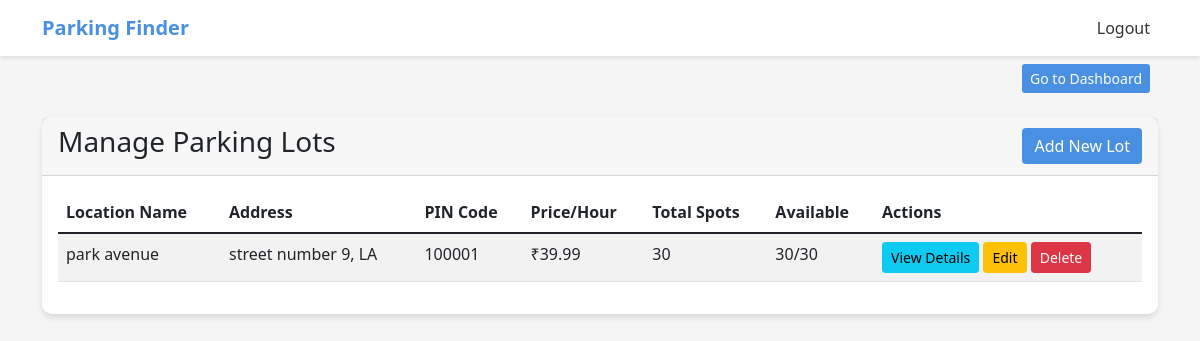
The app's page /admin/lots (signed in) with its own data.
### app/models.py (models this page shows, shortened)
class ParkingLot(db.Model):
    __tablename__ = 'parking_lots'
    id = db.Column(db.Integer, primary_key=True)
    prime_location_name = db.Column(db.String(100), nullable=False)
    address = db.Column(db.String(200), nullable=False)
    pin_code = db.Column(db.String(6), nullable=False)
    price_per_hour = db.Column(db.Float, nullable=False)
    max_spots = db.Column(db.Integer, nullable=False)
    spots = db.relationship('ParkingSpot', backref='lot', lazy=True, cascade="all, delete-orphan")
    @property
    def available_spots(self):
        return len([spot for spot in self.spots if spot.status == 'A'])

class ParkingSpot(db.Model):
    __tablename__ = 'parking_spots'
    id = db.Column(db.Integer, primary_key=True)
    lot_id = db.Column(db.Integer, db.ForeignKey('parking_lots.id'), nullable=False)
    status = db.Column(db.String(1), default='A')  # A - Available, O - Occupied
    reservation = db.relationship('Reservation', backref='spot', uselist=False)

### app/routes.py (the view)
@admin.route('/lots')
@admin_required
def manage_lots():
    lots = ParkingLot.query.all()
    return render_template('admin/lots.html', lots=lots)

### app/__init__.py (called while the page is built)
@login_manager.user_loader
def load_user(user_id):
    from .models import User
    return User.query.get(int(user_id))

### app/templates/admin/lots.html
{% extends 'base.html' %}
{% block content %}
<div class="container mt-4">
    <div class="card">
        <div class="card-header d-flex justify-content-between align-items-center">
            <h3>Manage Parking Lots</h3>
            <a href="{{ url_for('admin.create_lot') }}" class="btn btn-primary">Add New Lot</a>
        </div>
        <div class="card-body">
            <div class="table-responsive">
                <table class="table table-striped">
                    <thead>
                        <tr>
                            <th>Location Name</th>
                            <th>Address</th>
                            <th>PIN Code</th>
                            <th>Price/Hour</th>
                            <th>Total Spots</th>
                            <th>Available</th>
                            <th>Actions</th>
                        </tr>
                    </thead>
                    <tbody>
                        {% for lot in lots %}
                        <tr>
                            <td>{{ lot.prime_location_name }}</td>
                            <td>{{ lot.address }}</td>
                            <td>{{ lot.pin_code }}</td>
                            <td>₹{{ lot.price_per_hour }}</td>
                            <td>{{ lot.max_spots }}</td>
                            <td>{{ lot.available_spots }}/{{ lot.max_spots }}</td>
                            <td>
                                <a href="{{ url_for('admin.lot_details', lot_id=lot.id) }}" class="btn btn-sm btn-info">View Details</a>
                                <a href="{{ url_for('admin.edit_lot', lot_id=lot.id) }}" class="btn btn-sm btn-warning">Edit</a>
                                <form action="{{ url_for('admin.delete_lot', lot_id=lot.id) }}" method="POST" class="d-inline">
                                    <button type="submit" class="btn btn-sm btn-danger" onclick="return confirm('Are you sure you want to delete this lot?')">Delete</button>
                                </form>
                            </td>
                        </tr>
                        {% endfor %}
                    </tbody>
                </table>
            </div>
        </div>
    </div>
</div>
{% endblock %}

### app/templates/base.html (style rules this page uses)
:root { --primary-color: #4A90E2; --secondary-color: #F5F5F5; --accent-color: #34C759; }
body { background-color: var(--secondary-color); font-family: 'Segoe UI', sans-serif; }
.card { border-radius: 10px; border: none; box-shadow: 0 4px 6px rgba(0,0,0,0.1); }
.btn-primary { background-color: var(--primary-color); border: none; }

### records on screen
ParkingLot: prime_location_name "park avenue", address "street number 9, LA", pin_code "100001", price_per_hour "39.99", max_spots "30", available_spots "30"
